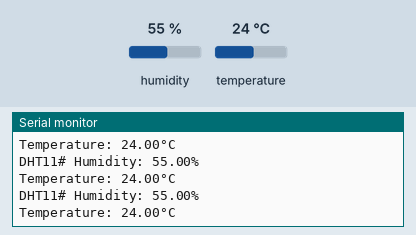
The sketch below on a simulated Arduino Uno, built with avr-gcc and run on an emulated ATmega328P. Shown: the last lines printed to the serial monitor. The inputs (shaded band) are chosen by the test bench; at power-on: humidity 55 %, temperature 24 °C.

Above: at 5.3 s.
5.4 s: humidity set to 22 %
At 8.1 s:
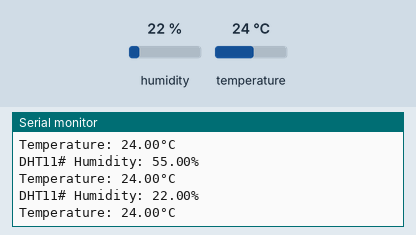
9.6 s: temperature set to 12 °C
At 11.4 s:
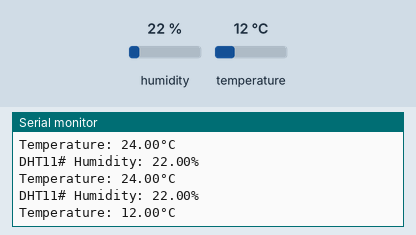
13.8 s: humidity set to 40 %
At 13.8 s:
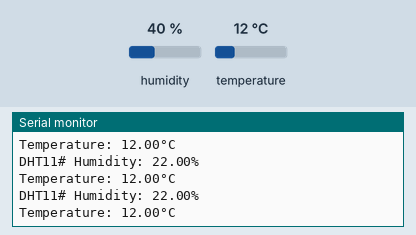
Timing chart, 0 to 16.8 s (numbered marks = the images above; inputs shaded):
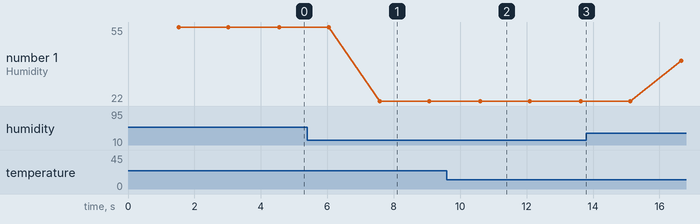

Measured:
- after the input at 5.4 s, the serial monitor: prints a new line after 2.2 s (image 1)
- after the input at 9.6 s, the serial monitor: prints a new line after 1.0 s (image 2)
- plotted number 1: 55 → 22 after the input at 5.4 s, 22 → 40 after the input at 13.8 s

The sketch:

with_Temperature_Sensor.ino
```cpp
#include "DHT.h"
#define DHT11_PIN 2

DHT dht11(DHT11_PIN, DHT11);

void setup() {
  Serial.begin(9600);
  dht11.begin(); // initialize the sensor
}

void loop() {
  delay(1500);
  float humi  = dht11.readHumidity();
  float tempC = dht11.readTemperature();

  if (isnan(humi) || isnan(tempC)) {
    Serial.println("Failed to read from DHT11 sensor!");
  }
  else {
    Serial.print("DHT11# Humidity: ");
    Serial.print(humi); Serial.println("%");

    Serial.print("Temperature: ");
    Serial.print(tempC); Serial.println("°C");
  }
  Serial.println();
}
```
